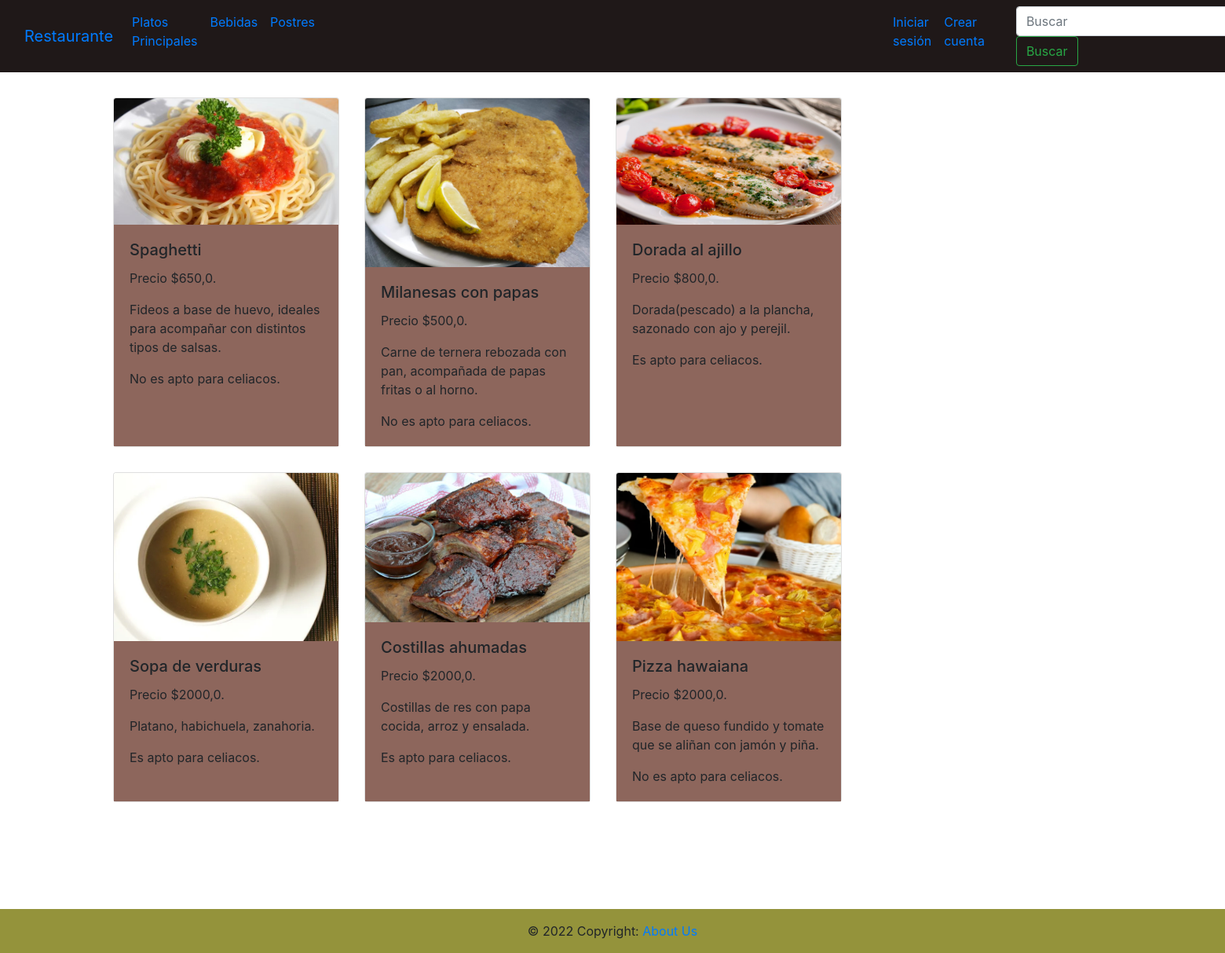
The page /lunch/foods_list/ on the database as committed earlier.
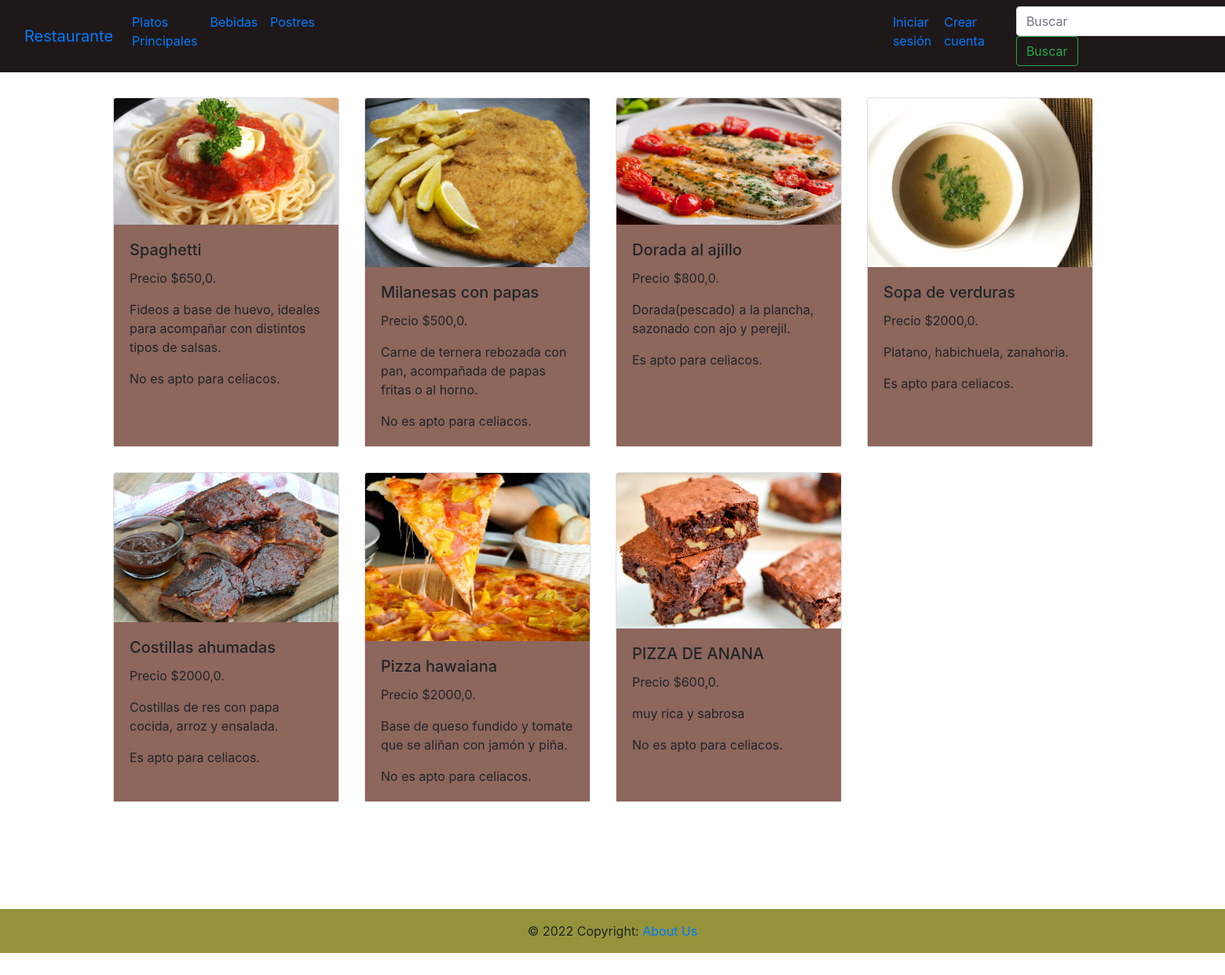
The same page on the database as committed later.
### lunch/models.py (models this page shows, shortened)
class principal(models.Model):
    name = models.CharField(max_length=40)
    price = models.FloatField()
    description = models.CharField(max_length=300, blank=True, null=True)
    celiac = models.BooleanField()
    image = models.ImageField(upload_to='lunch/', blank=True, null=True)

### lunch/views.py (the view)
# urls.py: path("foods_list/", foods_list , name="foods_list"),
def foods_list(request):
    foods = principal.objects.all()
    context= {
        "foods": foods
    }
    return render(request, "foods/foods_list.html", context=context)

### templates/foods/foods_list.html (shortened to what this page needs)
{% extends "base.html" %}
{% block contenido_que_cambia %}
<div   style="margin-top:2rem; margin-left:7rem; margin-bottom:7rem ; display: flex; flex-direction: row; flex-wrap: wrap; max-width: 100vmin;
min-width: 80vmax">
{% for food in foods %}
<div class="card" style="width: 18rem; margin-bottom:2rem; margin-left:2rem">
    {% if food.image %}
    <img src="{{food.image.url}}" class="card-img-top">
    {% endif %}
        <div class="card-body" style="background-color:rgba(141, 102, 92)">
            <h5 class="card-title"> {{ food.name }}</h5>
            <p class="card-text">Precio ${{ food.price }}.
            <p></p>    {{food.description}}
            <p></p> {% if food.celiac == True %} Es apto para celiacos.{% else %} No es apto para celiacos. {%endif%}
        </div>
    </div>
    {%endfor%}
    {% endblock %}

### templates/base.html (shortened to what this page needs)
<!DOCTYPE html>
<html lang="en">
<head>
    <link rel="stylesheet" href="https://cdn.jsdelivr.net/npm/bootstrap@4.6.2/dist/css/bootstrap.min.css">
    </head>
    <body>
      <div style = "position: relative; padding-bottom: 3em; min-height: 100vh">
      <nav class="navbar navbar-expand-lg navbar-primary" style="background-color: #1f1818;">
        <div class="container-fluid">
        <a class="navbar-brand" href="/">Restaurante</a>
        <div class="collapse navbar-collapse" id="navbarSupportedContent">
          <ul class="navbar-nav mr-auto">
              {% if request.user.is_authenticated and request.user.is_superuser %}
            <li class="nav-item">
              <a class="nav-link" href="/lunch/add_food/">Agregar comida/bebida</a>
            </li>
            <a class="nav-link" href="/lunch/foods_list/">Platos Principales</a>
            </li>
            <li class="nav-item">
              <a class="nav-link" href="/lunch/drinks_list/">Bebidas</a>
            </li>
            <li class="nav-item">
              <a class="nav-link" href="/lunch/desserts_list/" style="margin-right: 30rem ">Postres</a>
            </li>
            {% else %}
            <a class="nav-link" href="/lunch/foods_list/">Platos Principales</a>
            <li class="nav-item">
              <a class="nav-link" href="/lunch/drinks_list/">Bebidas</a>
            </li>
            <li class="nav-item">
              <a class="nav-link" href="/lunch/desserts_list/" style="margin-right: 45rem ">Postres</a>
            </li>
            {% endif %}
            {% if request.user.is_authenticated %}
            <li class="nav-item">
              <a class="nav-link" href="/users/profile/">Perfil</a>
            </li>
            <li class="nav-item">
              <a class="nav-link" href="/users/logout"style="margin-left: 2rem ">Cerrar sesión</a>
            </li>
            {% else %}
            <li class="nav-item">
              <a class="nav-link" href="/users/login" >Iniciar sesión</a>
            </li>
            <li class="nav-item">
              <a class="nav-link" href="/users/register/" style="margin-right: 2rem " >Crear cuenta</a>
            </li>
            {% endif %}
          <form class="form-inline my-2 my-lg-0" action="/search_food/" method="GET">
            <input class="form-control mr-sm-2" type="search" placeholder="Buscar" aria-label="Buscar" name="search">
            <button class="btn btn-outline-success my-2 my-sm-0" type="submit">Buscar</button>
          </form>
        </div>
      </nav>
{% block contenido_que_cambia %}
{% endblock %}
<div class="mx-auto" style="width: 200px;">
  <footer class="bg-dark text-center text-lg-start">
    <div class="text-center p-3" style="position: absolute; left: 0px;width:100% ; bottom: 0;background-color: rgba(134, 133, 32, 0.877);">
      © 2022 Copyright:
      <a class="nav-text" href="/lunch/about_us/">About Us</a>
        </div>
        </footer>
  </body>
  </html>

### templates/base.html (style rules this page uses)
body { background-image: url('https://images.pexels.com/photos/326279/pexels-photo-326279.jpeg?auto=compress&cs=tinysrgb&w=1260&h=750&dpr=1'); background-repeat: no-repeat; background-attachment: fixed; background-size: 100% 100%; }

Rows that differ between the two databases and show on the page:
added principal: image (picture), name "PIZZA DE ANANA", price "600,0", description "muy rica y sabrosa", celiac "No es apto para celiacos."
